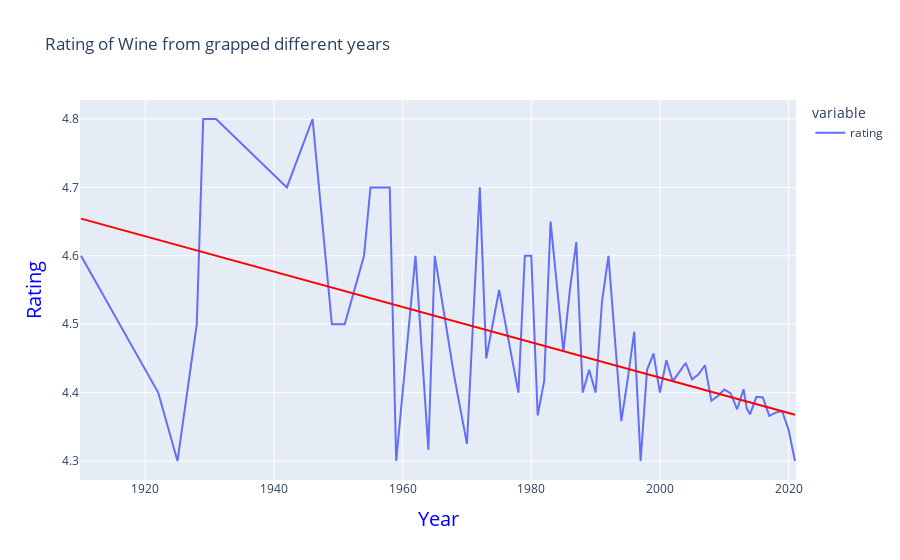

This figure's notebook cell:
### Markdown cell above
### Bivariate Analysis

### Code cell
# detect trend_line
def plot_trend_line(df:pd.DataFrame, fig):
    X, y = df[['year']], df[['rating']]
    X.insert(0, 'intercept', 1)

    model = OLS(y, X)
    results = model.fit()
    intercept, coef = results.params.intercept, results.params.year

    X = X.sort_values(by='year')
    y = X['year'] * coef + intercept

    fig.add_shape(type='line',
                  x0=X['year'].iloc[0], y0=y.iloc[0],
                  x1=X['year'].iloc[-1], y1=y.iloc[-1],
                  line=dict(color='red'))

fig = px.line(data_frame=df.groupby('year')['rating'].mean(), title='Rating of Wine from grapped different years')

plot_trend_line(df, fig)


fig.update_layout({'xaxis':{'title':{'text':'Year', 'font':{'color':'blue', 'size':20}}},
                  'yaxis':{'title':{'text':'Rating', 'font':{'color':'blue', 'size':20}}}})

### Figure 1 — Plotly figure (JSON) as saved in the notebook; plotly's stock layout.template omitted (floating-point values rounded to 4 significant figures)
{"data": [{"hovertemplate": "variable=rating<br>year=%{x}<br>value=%{y}<extra></extra>", "legendgroup": "rating", "line": {"color": "#636efa", "dash": "solid"}, "marker": {"symbol": "circle"}, "mode": "lines", "name": "rating", "orientation": "v", "showlegend": true, "type": "scatter", "x": [1910, 1922, 1925, 1928, 1929, 1931, 1942, 1946, 1949, 1951, 1954, 1955, 1958, 1959, 1962, 1964, 1965, 1968, 1970, 1972, 1973, 1975, 1976, 1978, 1979, 1980, 1981, 1982, 1983, 1985, 1986, 1987, 1988, 1989, 1990, 1991, 1992, 1994, 1995, 1996, 1997, 1998, 1999, 2000, 2001, 2002, 2003, 2004, 2005, 2006, 2007, 2008, 2009, 2010, 2011, 2012, 2013, 2013.0, 2014, 2015, 2016, 2017, 2018, 2019, 2020, 2021], "xaxis": "x", "y": [4.6, 4.4, 4.3, 4.5, 4.8, 4.8, 4.7, 4.8, 4.5, 4.5, 4.6, 4.7, 4.7, 4.3, 4.6, 4.317, 4.6, 4.425, 4.325, 4.7, 4.45, 4.55, 4.5, 4.4, 4.6, 4.6, 4.367, 4.417, 4.65, 4.46, 4.55, 4.62, 4.4, 4.433, 4.4, 4.533, 4.6, 4.358, 4.42, 4.489, 4.3, 4.433, 4.457, 4.4, 4.447, 4.417, 4.43, 4.443, 4.419, 4.427, 4.44, 4.388, 4.395, 4.404, 4.399, 4.376, 4.405, 4.377, 4.368, 4.394, 4.393, 4.366, 4.371, 4.373, 4.346, 4.3], "yaxis": "y"}], "layout": {"legend": {"title": {"text": "variable"}, "tracegroupgap": 0}, "shapes": [{"line": {"color": "red"}, "type": "line", "x0": 1910, "x1": 2021, "y0": 4.654, "y1": 4.368}], "title": {"text": "Rating of Wine from grapped different years"}, "xaxis": {"anchor": "y", "domain": [0, 1], "title": {"font": {"color": "blue", "size": 20}, "text": "Year"}}, "yaxis": {"anchor": "x", "domain": [0, 1], "title": {"font": {"color": "blue", "size": 20}, "text": "Rating"}}}}
